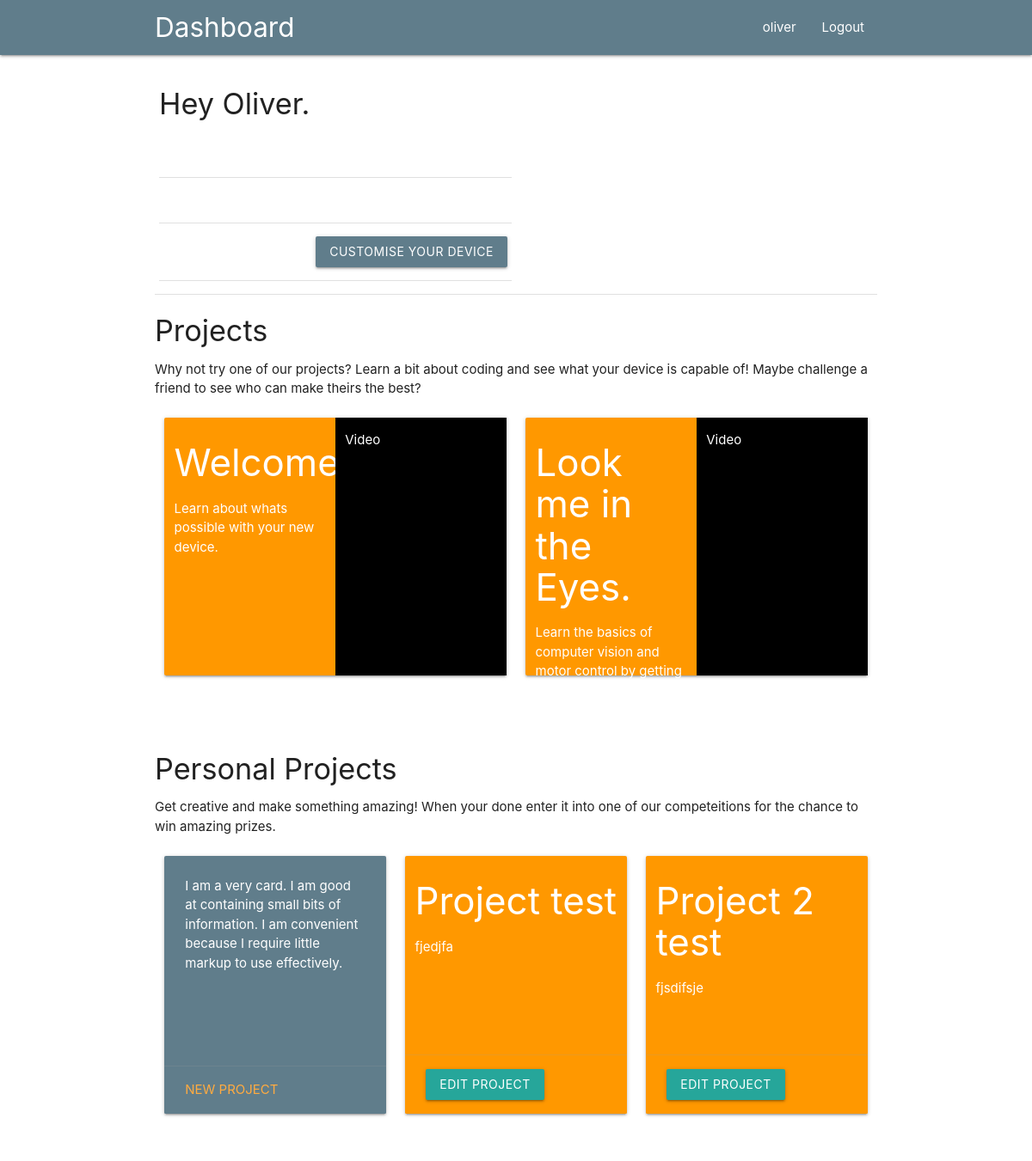
Screenshot of / (signed in) with the database file from the repository.
### main/models.py (models this page shows, shortened)
class StructuredProject(models.Model):
    title = models.CharField(max_length=200)
    description = models.TextField()
    published = models.DateTimeField("date published", default=datetime.now())
    slug = models.CharField(max_length=200)

class PersonalProject(models.Model):
    user = models.ForeignKey(User, default=1, on_delete=models.CASCADE)
    title = models.CharField(max_length=200)
    description = models.TextField()
    code = models.TextField()

### main/views.py (the view)
# urls.py: path("", views.dashboard, name="dashboard"),
def dashboard(request):
    if request.method == "POST":
        newpersonalproject(request)
        return redirect('/')
    else:
        form = NewProjectForm()
    return render(request=request,
                template_name="main/dashboard.html",
                context={"structuredprojects": StructuredProject.objects.all(), "personalprojects": PersonalProject.objects.filter(user__username=request.user.username), "form":form},
                )

### main/templates/main/dashboard.html (shortened to what this page needs)
{% extends "main/Header.html" %}
{% block content %}
	<div class="container">
	<table border="1">
  <tbody>
    <tr>
		{% if user.is_authenticated %}
		<td width = "50%"><h4>Hey {{user.first_name}}.</h4>
		{% else %}
		<td width = "50%"><h4>Log in to start.</h4>
		{% endif %}
		<table border="1">
		  <tbody>
			<tr height="33.3%">
			  <td>&nbsp;</td>
			  <td>&nbsp;</td>
			  <td>&nbsp;</td>
			</tr>
			<tr height="33.3%">
			  <td>&nbsp;</td>
			  <td>&nbsp;</td>
			  <td>&nbsp;</td>
			</tr>
			<tr height="33.3%">
			  <td colspan="3"><div class = "right-align pin-bottom">
			<a class="btn brand blue-grey" href="">Customise your device</a>
		</div>
			  </tr>
		  </tbody>
		</table>
	</td>
      <td width=50%><div class="col" style="width: 100%; height: 100%">
		</div>
	</td>
    </tr>
  </tbody>
</table>
	</div>
	<div class="container">
	<h4>Projects</h4>
	<p>Why not try one of our projects? Learn a bit about coding and see what your device is capable of! Maybe challenge a friend to see who can make theirs the best?</p>
	<div class="row">
        {% for project in structuredprojects %}
        <div class="col s12 m6">
            <a href={{ project.slug }} style="color: #000">
                <div class="card small orange">
                  <div class="col" style="width: 50%">
                    <h3 class="white-text">{{ project.title }}.</h3>
                    <p class="white-text">{{ project.description }}<p>
                  </div>
                  <div class="col" style="width: 50%; height: 100%; background-color: black;">
                  <p class="white-text">Video</p>
                  </div>
                </div>
                </a>
          </div>
        {% endfor %}
        </div>
    </div>
	<div class='container'>
		<h4>Personal Projects</h4>
		<p>Get creative and make something amazing! When your done enter it into one of our competeitions for the chance to win amazing prizes.</p>
		<div class="row">
		<div class="col s12 m4">
		  <div class="card blue-grey small">
			<div class="card-content white-text">
			  <p>I am a very  card. I am good at containing small bits of information.
			  I am convenient because I require little markup to use effectively.</p>
			</div>
			<div class="card-action">
				<a class='waves-effect waves-light action brand blue-grey modal-trigger' href="#modal1">New Project</a>
			</div>
		  </div>
		</div>
		<div class="row">
			{% for project in personalprojects %}
			<div class="col s12 m4">
					<div class="card small orange">
					  <div class="col">
						<h3 class="white-text">{{ project.title }}</h3>
						<p class="white-text">{{ project.description }}<p>
					  </div>
					  <div class="card-action">
						<form action="project" method="POST">
							<button class="waves-effect waves-light btn" type="submit" name="project-id" value={{ project.id }}>Edit Project</button>
						</form>
					  </div>
					</div>
			  </div>
			{% endfor %}
			</div>
		</div>
	</div>
{% endblock %}

### main/templates/main/header.html (shortened to what this page needs)
<!doctype html>
<html>
<head>
</head>
<link rel="stylesheet" href="https://cdnjs.cloudflare.com/ajax/libs/materialize/1.0.0/css/materialize.min.css">
<body>
	{% include "main/includes/navbar.html" %}
	{% block content %}
	{% endblock %}
</body>
</html>

### main/templates/main/includes/navbar.html
	<nav class="blue-grey">
		<div class="container">
		<div class="nav-wrapper">
			<a href="/" class="brand-logo left">Dashboard</a>
			<ul id="nav-moblie" class="right hide-on-small-and-down">
				{% if user.is_authenticated %}
                <li><a class="active" href="/account/">{{user.username}}</a></li>
				<li><a class="active"href="/logout/">Logout</a></li>
				{% else %}
                <li><a class="active" href="/register/">Register</a></li>
				<li><a class="active"href="/login/">Login</a></li>
				{% endif %}
			</ul>
		</div>
		</div>
	</nav>

### rows the page displays
StructuredProject: title "Welcome", description "Learn about whats possible with your new device."
StructuredProject: title "Look me in the Eyes", description "Learn the basics of computer vision and motor control by getting your bot to follow your face."
PersonalProject: title "Project test", description "fjedjfa", {{ project.id }} 20 (drawn)
PersonalProject: title "Project 2 test", description "fjsdifsje", {{ project.id }} 21 (drawn)

### other values shown
{{ user.username }} "oliver"
{{ user.first_name }} "Oliver"
